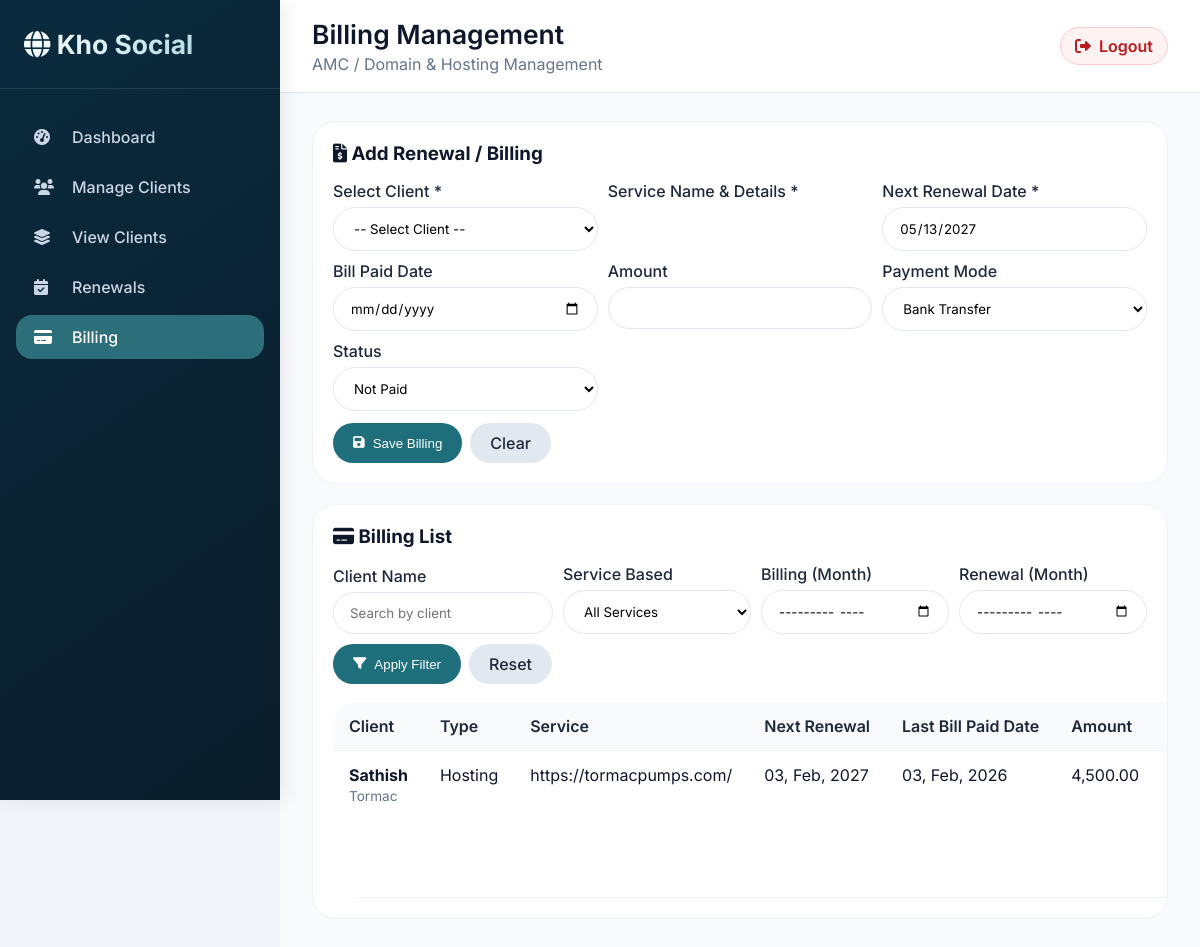
/billing.php, run on the app's committed database.
### tables this page shows
CREATE TABLE `billings` (
  `id` bigint(20) UNSIGNED NOT NULL,
  `client_id` bigint(20) UNSIGNED NOT NULL,
  `service_type` enum('domain','hosting') NOT NULL,
  `service_ref` varchar(190) NOT NULL,
  `renewal_date` date NOT NULL,
  `last_billing_date` date DEFAULT NULL,
  `amount` decimal(12,2) NOT NULL DEFAULT 0.00,
  `status` enum('Active','Paid','Disabled') NOT NULL DEFAULT 'Active',
  `created_at` timestamp NOT NULL DEFAULT current_timestamp(),
  `updated_at` timestamp NOT NULL DEFAULT current_timestamp() ON UPDATE current_timestamp(),
  `deleted_at` timestamp NULL DEFAULT NULL,
  `payment_mode` enum('Bank Transfer','GPay') NOT NULL DEFAULT 'Bank Transfer'
);

CREATE TABLE `clients` (
  `id` bigint(20) UNSIGNED NOT NULL,
  `name` varchar(180) NOT NULL,
  `company` varchar(180) DEFAULT NULL,
  `email` varchar(190) NOT NULL,
  `phone` varchar(80) DEFAULT NULL,
  `status` enum('Active','Disabled') NOT NULL DEFAULT 'Active',
  `created_at` timestamp NOT NULL DEFAULT current_timestamp(),
  `updated_at` timestamp NOT NULL DEFAULT current_timestamp() ON UPDATE current_timestamp(),
  `deleted_at` timestamp NULL DEFAULT NULL,
  `renewal_date` date DEFAULT NULL
);

### db.php (called while the page is built, shortened)
<?php
function esc(?string $value): string
{
    return htmlspecialchars((string) $value, ENT_QUOTES, 'UTF-8');
}
function formatAppDate(?string $dateValue): string
{
    try {
        $date = new DateTime($dateValue);
        return $date->format('d, M, Y');
    } catch (Throwable $e) {
        return (string) $dateValue;
    }
}

### billing.php (the view, shortened to what this page needs)
<?php
require_once __DIR__ . '/db.php';
require_once __DIR__ . '/layout.php';
$pdo = db();
$editBilling = null;
$billPerPage = 10;
$billPage = max(1, (int) ($_GET['bill_page'] ?? 1));
$filterClientName = trim((string) ($_GET['filter_client_name'] ?? ''));
$filterBillingMonth = trim((string) ($_GET['filter_billing_month'] ?? ''));
$filterRenewalMonth = trim((string) ($_GET['filter_renewal_month'] ?? ''));
$billWhere = [
    'b.deleted_at IS NULL',
    'c.deleted_at IS NULL',
];
$billWhereSql = implode(' AND ', $billWhere);
$billOffset = ($billPage - 1) * $billPerPage;
$billingStmt = $pdo->prepare(
    "SELECT b.*, c.name AS client_name, c.company AS client_company
     FROM billings b
     JOIN clients c ON c.id = b.client_id
     WHERE {$billWhereSql}
     ORDER BY DATE(b.renewal_date) ASC, b.id DESC
     LIMIT :limit OFFSET :offset"
);
$billingStmt->bindValue(':limit', $billPerPage, PDO::PARAM_INT);
$billingStmt->bindValue(':offset', $billOffset, PDO::PARAM_INT);
$billingStmt->execute();
$billingRows = $billingStmt->fetchAll(PDO::FETCH_ASSOC);
?>
<div class="card" style="margin-bottom: 20px;">
    <div class="row-head">
        <h3><i class="fas fa-file-invoice-dollar"></i> <?= $editBilling ? 'Edit Billing' : 'Add Renewal / Billing' ?>
        </h3>
    </div>
    <form method="post">
        <div class="billing-form-grid">
            <div class="form-group">
                <label>Select Client *</label>
                <select name="client_id" required>
                    <option value="">-- Select Client --</option>
                </select>
            </div>
            <div class="form-group">
                <label>Service Name & Details *</label>
            </div>
            <div class="form-group"><label>Next Renewal Date *</label><input type="date" name="renewal_date" required
                    readonly value="<?= esc($editBilling['renewal_date'] ?? date('Y-m-d', strtotime('+365 days'))) ?>">
            </div>
            <div class="form-group"><label>Bill Paid Date</label><input type="date" name="last_billing_date"
                    value="<?= esc($editBilling['last_billing_date'] ?? '') ?>"></div>
            <div class="form-group"><label>Amount</label><input type="number" step="0.01" name="amount"
                    value="<?= esc(isset($editBilling['amount']) ? (string) $editBilling['amount'] : '') ?>"></div>
            <div class="form-group">
                <label>Payment Mode</label>
                <select name="payment_mode">
                    <option value="Bank Transfer" <?= (($editBilling['payment_mode'] ?? 'Bank Transfer') === 'Bank Transfer') ? 'selected' : '' ?>>Bank Transfer</option>
                </select>
            </div>
            <div class="form-group">
                <label>Status</label>
                <select name="status">
                    <option value="Active" <?= (($editBilling['status'] ?? 'Active') === 'Active') ? 'selected' : '' ?>>Not
                        Paid</option>
                </select>
            </div>
        </div>
        <div style="margin-top: 12px; display: flex; gap: 8px;">
            <button class="btn-primary" type="submit"><i class="fas fa-save"></i> Save Billing</button>
            <a class="btn-secondary" href="billing.php">Clear</a>
        </div>
    </form>
</div>
<div class="card table-wrap">
    <div class="row-head">
        <h3><i class="fas fa-credit-card"></i> Billing List</h3>
    </div>
    <form method="get" style="margin-bottom:16px;">
        <div style="display:flex; gap:10px; align-items:flex-end; flex-wrap:wrap;">
            <div class="form-group" style="flex:1; min-width:220px;">
                <label>Client Name</label>
                <input type="text" name="filter_client_name" value="<?= esc($filterClientName) ?>"
                    placeholder="Search by client">
            </div>
            <div class="form-group" style="flex:1; min-width:180px;">
                <label>Service Based</label>
                <select name="filter_service_type">
                    <option value="">All Services</option>
                </select>
            </div>
            <div class="form-group" style="flex:1; min-width:180px;">
                <label>Billing (Month)</label>
                <input type="month" name="filter_billing_month" value="<?= esc($filterBillingMonth) ?>">
            </div>
            <div class="form-group" style="flex:1; min-width:180px;">
                <label>Renewal (Month)</label>
                <input type="month" name="filter_renewal_month" value="<?= esc($filterRenewalMonth) ?>">
            </div>
            <div style="display:flex; gap:8px; padding-bottom:2px;">
                <button class="btn-primary" type="submit"><i class="fas fa-filter"></i> Apply Filter</button>
                <a class="btn-secondary" href="billing.php">Reset</a>
            </div>
        </div>
    </form>
    <table class="data-table">
        <thead>
            <tr>
                <th>Client</th>
                <th>Type</th>
                <th>Service</th>
                <th>Next Renewal</th>
                <th>Last Bill Paid Date </th>
                <th>Amount</th>
                <th>Payment Mode</th>
            </tr>
        </thead>
        <tbody>
            <?php if (!$billingRows): ?>
                <tr>
                    <td colspan="9" class="inline-muted">No billing records found.</td>
                </tr>
            <?php else: ?>
                <?php foreach ($billingRows as $row): ?>
                    <tr>
                        <td>
                            <strong><?= esc($row['client_name']) ?></strong>
                            <?php if (!empty($row['client_company'])): ?>
                                <br><small class="inline-muted"><?= esc($row['client_company']) ?></small>
                            <?php endif; ?>
                        </td>
                        <td><?= $row['service_type'] === 'domain' ? 'Domain' : 'Hosting' ?></td>
                        <td><?= esc($row['service_ref']) ?></td>
                        <td><?= formatAppDate($row['renewal_date']) ?></td>
                        <td><?= formatAppDate($row['last_billing_date']) ?></td>
                        <td><?= number_format((float) $row['amount'], 2) ?></td>
                        <td><?= esc($row['payment_mode'] ?? 'Bank Transfer') ?></td>
                    </tr>
                <?php endforeach; ?>
            <?php endif; ?>
        </tbody>
    </table>
</div>

### layout.php (style rules this page uses)
body { font-family: 'Inter', -apple-system, BlinkMacSystemFont, 'Segoe UI', Roboto, 'Helvetica Neue', Arial, sans-serif; }
* { margin: 0; padding: 0; box-sizing: border-box; }
body { font-family: 'Inter', sans-serif; background: #f1f5f9; color: #0f172a; overflow-x: hidden; }
.card { background: white; border-radius: 24px; padding: 20px; border: 1px solid #eef2ff; }
.table-wrap { overflow-x: auto; }
.data-table { width: 100%; border-collapse: collapse; background: white; border-radius: 24px; overflow: hidden; }
.data-table th, .data-table td { padding: 14px 16px; text-align: left; border-bottom: 1px solid #eef2ff; vertical-align: top; }
.data-table th { background: #f8fafc; font-weight: 600; color: #1e293b; white-space: nowrap; }
.row-head { display: flex; justify-content: space-between; align-items: center; margin-bottom: 16px; gap: 12px; }
.form-group label { display: block; font-weight: 500; margin-bottom: 6px; color: #1e293b; }
.form-group input, .form-group select { width: 100%; padding: 12px 16px; border: 1.5px solid #e2e8f0; border-radius: 24px; font-family: inherit; background: white; }
.btn-primary, .btn-secondary { border: none; padding: 10px 20px; border-radius: 40px; cursor: pointer; font-weight: 500; text-decoration: none; display: inline-flex; align-items: center; justify-content: center; gap: 8px; }
.btn-primary { background: #1f6e7c; color: white; }
.btn-secondary { background: #e2e8f0; color: #1e293b; }
.inline-muted { color: #64748b; font-size: 0.85rem; }

### billing.php (style rules this page uses)
.billing-form-grid { display: grid; grid-template-columns: repeat(3, minmax(0, 1fr)); gap: 10px; }

### data on the page
billings: client.name "Sathish", client.company "Tormac", service_type "Hosting", service_ref "https://tormacpumps.com/", renewal_date "03, Feb, 2027", last_billing_date "03, Feb, 2026", amount "4,500.00"

### other printed values
$item['label'] "Dashboard"
$item['label'] "Manage Clients"
$item['label'] "View Clients"
$item['label'] "Renewals"
$item['label'] "Billing"
$pageTitle "Billing Management"
$subTitle "AMC / Domain & Hosting Management"
